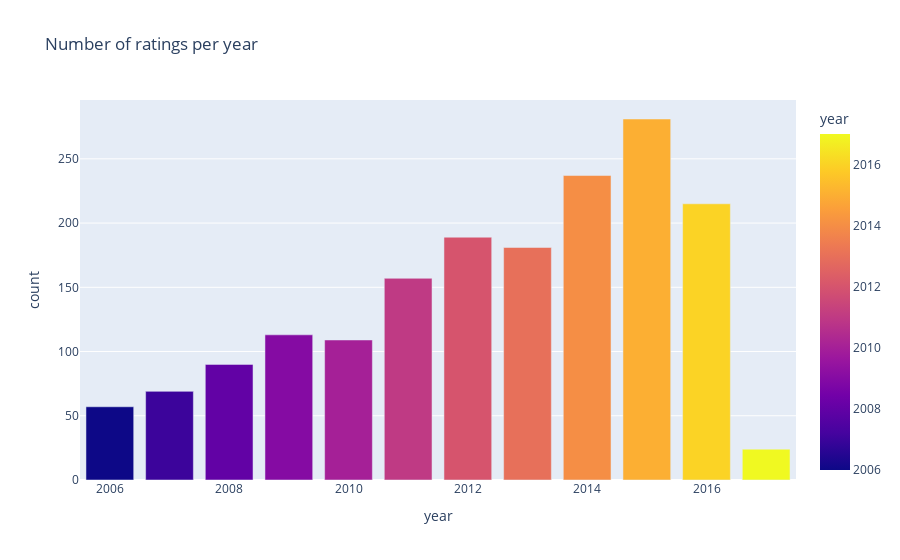

Source (notebook cell):
### Code cell
#Bar plot: number of ratings per year

fig = px.bar(rev_y.sort_values(by='count', ), x = 'year', y = 'count',
             color= 'year', title="Number of ratings per year")


fig.show()

### Figure 1 — Plotly figure (JSON) as saved in the notebook; plotly's stock layout.template omitted (floating-point values rounded to 4 significant figures)
{"data": [{"alignmentgroup": "True", "hovertemplate": "year=%{marker.color}<br>count=%{y}<extra></extra>", "legendgroup": "", "marker": {"color": [2017, 2006, 2007, 2008, 2010, 2009, 2011, 2013, 2012, 2016, 2014, 2015], "coloraxis": "coloraxis"}, "name": "", "offsetgroup": "", "orientation": "v", "showlegend": false, "textposition": "auto", "type": "bar", "x": [2017, 2006, 2007, 2008, 2010, 2009, 2011, 2013, 2012, 2016, 2014, 2015], "xaxis": "x", "y": [24, 57, 69, 90, 109, 113, 157, 181, 189, 215, 237, 281], "yaxis": "y"}], "layout": {"barmode": "relative", "coloraxis": {"colorbar": {"title": {"text": "year"}}, "colorscale": [[0, "#0d0887"], [0.1111, "#46039f"], [0.2222, "#7201a8"], [0.3333, "#9c179e"], [0.4444, "#bd3786"], [0.5556, "#d8576b"], [0.6667, "#ed7953"], [0.7778, "#fb9f3a"], [0.8889, "#fdca26"], [1, "#f0f921"]]}, "legend": {"tracegroupgap": 0}, "title": {"text": "Number of ratings per year"}, "xaxis": {"anchor": "y", "domain": [0, 1], "title": {"text": "year"}}, "yaxis": {"anchor": "x", "domain": [0, 1], "title": {"text": "count"}}}}
